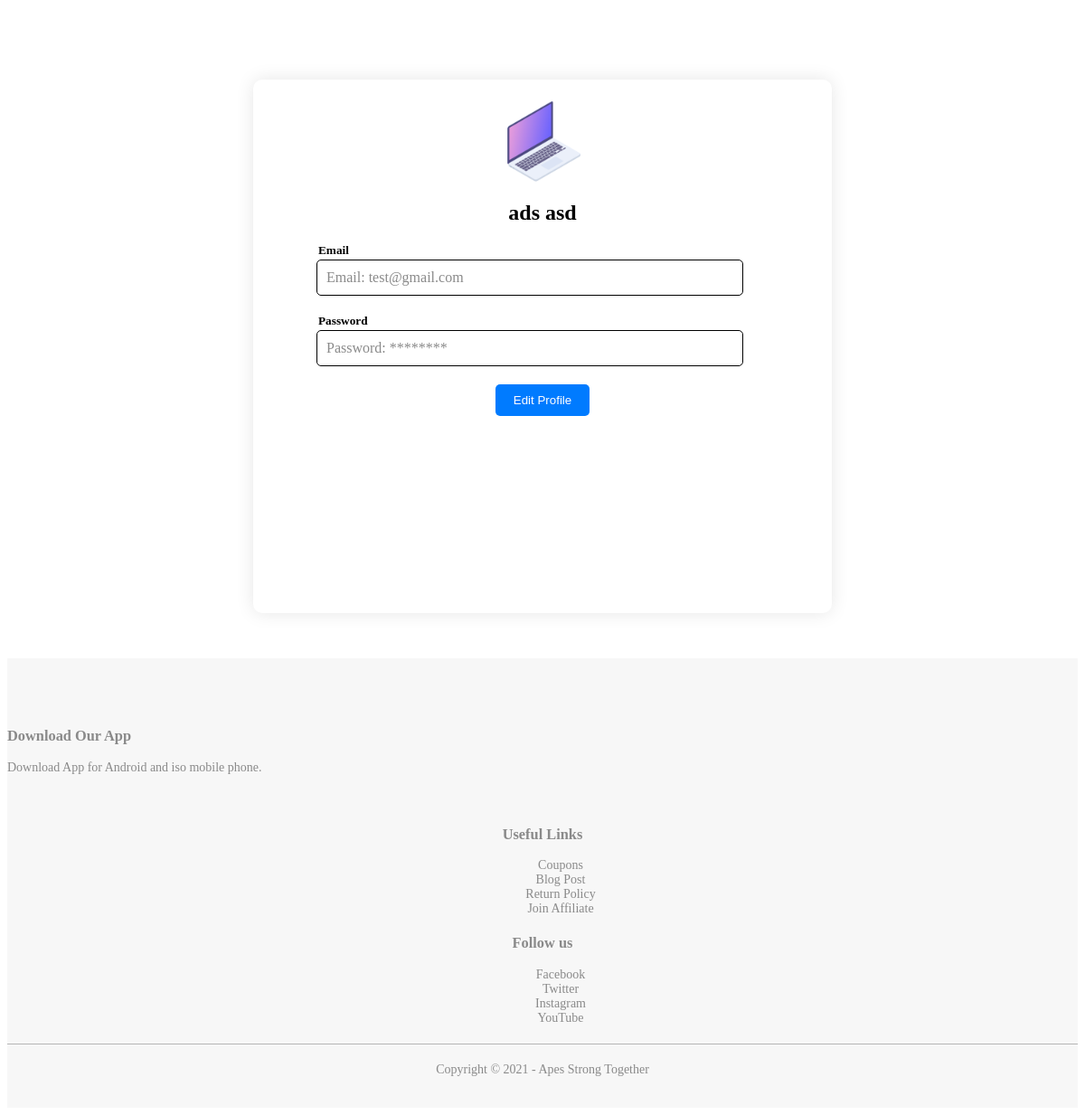
The page /frontend/my_profile.php (signed in) on the database its author committed.
### tables this page shows
CREATE TABLE `customer` (
  `Cus_ID` int NOT NULL AUTO_INCREMENT,
  `cus_first_name` varchar(50) DEFAULT NULL,
  `cus_last_name` varchar(50) DEFAULT NULL,
  `Cus_email` varchar(100) NOT NULL,
  `Cus_pass` varchar(100) NOT NULL,
  `pass_salt` varchar(255) DEFAULT NULL,
  `admin` tinyint(1) DEFAULT '0',
  PRIMARY KEY (`Cus_ID`)
);

### frontend/process/profile.php (called while the page is built, shortened)
<?php
    require "conn.php";
    if (isset($_SESSION['id'])) {
        $user_id = $_SESSION['id'];
    } else {
        header('Location: login.php');
        exit();
    }
    $sql = "SELECT cus_first_name AS username, cus_last_name AS user, Cus_email AS email, Cus_pass AS password FROM customer WHERE Cus_ID = $user_id";
    $result = $conn->query($sql);
    if ($result->num_rows > 0) {
    $row = $result->fetch_assoc();
    $last = $row["username"];
    $first = $row["user"];
    $email = $row["email"];
    } else {
    echo "0 results";
    }
?>

### frontend/my_profile.php (the view, shortened to what this page needs)
<!DOCTYPE html>
<html lang="en">
<head>
    <link rel="stylesheet" href="css/my_profile.css">
    <link rel="stylesheet" href="https://cdnjs.cloudflare.com/ajax/libs/font-awesome/5.15.4/css/all.min.css">
</head>
<body>
<?php require 'process/profile.php' ?>
  <div class="profile-page">
    <div class="profile-container">
        <div class="profile-header">
            <img src="images/image1.png" alt="Profile Picture">
            <h2><?php echo $first , " " , $last; ?></h2>
        </div>
        <div class="profile-info">
            <h5>Email</h5>
            <span>Email: <?php echo $email; ?></span>
            <h5>Password</h5>
            <span>Password: ********</span>
        </div>
        <div class="profile-footer">
            <button>Edit Profile</button>
        </div>
    </div>
  </div>
  <?php require_once 'assets/footer.php'?>
</body>
</html>

### frontend/css/my_profile.css (style rules this page uses)
.profile-page { padding: 50px 0; }
.profile-container { background: #ffffff; width: 600px; height: 550px; margin: auto; padding: 20px; box-shadow: 0 0 20px 0px rgba(0, 0, 0, 0.1); border-radius: 10px; overflow: hidden; margin-top: 30px; }
.profile-header { text-align: center; margin-bottom: 20px; }
.profile-header img { border-radius: 50%; width: 100px; }
.profile-header h2 { margin-top: 10px; }
.profile-info { margin-bottom: 20px; }
.profile-info span { display: block; margin: 0 0 20px 50px; border: 1px solid black; padding: 10px; color: #8a8a8a; border-radius: 5px; max-width: 450px; }
.profile-info h5 { display: block; margin: 0 0 2px 52px; color: black; font-weight: bold; }
.profile-footer { text-align: center; }
.profile-footer button { padding: 10px 20px; margin: 0 10px; border: none; border-radius: 5px; background-color: #007bff; color: white; cursor: pointer; }

### rows shown on the page
customer: cus_last_name "ads", cus_first_name "asd", Cus_email "test@gmail.com"
